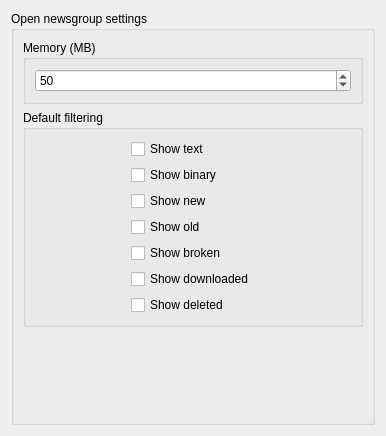
<?xml version="1.0" encoding="UTF-8"?>
<ui version="4.0">
 <class>Form</class>
 <widget class="QWidget" name="Form">
  <property name="geometry">
   <rect>
    <x>0</x>
    <y>0</y>
    <width>386</width>
    <height>436</height>
   </rect>
  </property>
  <property name="windowTitle">
   <string>Group</string>
  </property>
  <layout class="QVBoxLayout" name="verticalLayout">
   <item>
    <widget class="QGroupBox" name="groupBox_7">
     <property name="title">
      <string>Open newsgroup settings</string>
     </property>
     <layout class="QVBoxLayout" name="verticalLayout_13">
      <item>
       <widget class="QGroupBox" name="groupBox_3">
        <property name="sizePolicy">
         <sizepolicy hsizetype="Preferred" vsizetype="Preferred">
          <horstretch>0</horstretch>
          <verstretch>0</verstretch>
         </sizepolicy>
        </property>
        <property name="title">
         <string>Memory (MB)</string>
        </property>
        <layout class="QVBoxLayout" name="verticalLayout_10">
         <item>
          <widget class="QSpinBox" name="mapSize">
           <property name="toolTip">
            <string>Memory allowance for viewing news group contents</string>
           </property>
           <property name="minimum">
            <number>5</number>
           </property>
           <property name="maximum">
            <number>40000</number>
           </property>
           <property name="singleStep">
            <number>5</number>
           </property>
           <property name="value">
            <number>50</number>
           </property>
          </widget>
         </item>
        </layout>
       </widget>
      </item>
      <item>
       <widget class="QGroupBox" name="groupBox_10">
        <property name="sizePolicy">
         <sizepolicy hsizetype="Preferred" vsizetype="MinimumExpanding">
          <horstretch>0</horstretch>
          <verstretch>0</verstretch>
         </sizepolicy>
        </property>
        <property name="title">
         <string>Default filtering</string>
        </property>
        <layout class="QHBoxLayout" name="horizontalLayout_3">
         <item>
          <spacer name="horizontalSpacer_2">
           <property name="orientation">
            <enum>Qt::Horizontal</enum>
           </property>
           <property name="sizeHint" stdset="0">
            <size>
             <width>186</width>
             <height>20</height>
            </size>
           </property>
          </spacer>
         </item>
         <item>
          <layout class="QVBoxLayout" name="verticalLayout_12">
           <item>
            <widget class="QCheckBox" name="chkShowText">
             <property name="text">
              <string>Show text</string>
             </property>
            </widget>
           </item>
           <item>
            <widget class="QCheckBox" name="chkShowBinary">
             <property name="text">
              <string>Show binary</string>
             </property>
            </widget>
           </item>
           <item>
            <widget class="QCheckBox" name="chkShowNew">
             <property name="text">
              <string>Show new</string>
             </property>
            </widget>
           </item>
           <item>
            <widget class="QCheckBox" name="chkShowOld">
             <property name="text">
              <string>Show old</string>
             </property>
            </widget>
           </item>
           <item>
            <widget class="QCheckBox" name="chkShowBroken">
             <property name="text">
              <string>Show broken</string>
             </property>
            </widget>
           </item>
           <item>
            <widget class="QCheckBox" name="chkShowDownloaded">
             <property name="text">
              <string>Show downloaded</string>
             </property>
            </widget>
           </item>
           <item>
            <widget class="QCheckBox" name="chkShowDeleted">
             <property name="text">
              <string>Show deleted</string>
             </property>
            </widget>
           </item>
          </layout>
         </item>
         <item>
          <spacer name="horizontalSpacer_3">
           <property name="orientation">
            <enum>Qt::Horizontal</enum>
           </property>
           <property name="sizeHint" stdset="0">
            <size>
             <width>186</width>
             <height>20</height>
            </size>
           </property>
          </spacer>
         </item>
        </layout>
       </widget>
      </item>
      <item>
       <spacer name="verticalSpacer_4">
        <property name="orientation">
         <enum>Qt::Vertical</enum>
        </property>
        <property name="sizeHint" stdset="0">
         <size>
          <width>20</width>
          <height>40</height>
         </size>
        </property>
       </spacer>
      </item>
     </layout>
    </widget>
   </item>
  </layout>
 </widget>
 <resources/>
 <connections/>
</ui>
